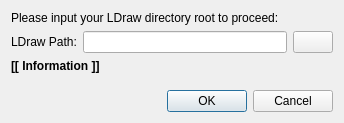
<?xml version="1.0" encoding="UTF-8"?>
<ui version="4.0">
 <class>LDPathUI</class>
 <widget class="QDialog" name="LDPathUI">
  <property name="geometry">
   <rect>
    <x>0</x>
    <y>0</y>
    <width>344</width>
    <height>123</height>
   </rect>
  </property>
  <property name="windowTitle">
   <string>Set LDraw Path</string>
  </property>
  <layout class="QVBoxLayout" name="verticalLayout">
   <item>
    <widget class="QLabel" name="heading">
     <property name="text">
      <string>Please input your LDraw directory root to proceed:</string>
     </property>
    </widget>
   </item>
   <item>
    <layout class="QHBoxLayout" name="horizontalLayout">
     <item>
      <widget class="QLabel" name="label">
       <property name="text">
        <string>LDraw Path:</string>
       </property>
      </widget>
     </item>
     <item>
      <widget class="QLineEdit" name="path"/>
     </item>
     <item>
      <widget class="QPushButton" name="searchButton">
       <property name="text">
        <string/>
       </property>
       <property name="icon">
        <iconset resource="../../ldforge.qrc">
         <normaloff>:/icons/folder.png</normaloff>:/icons/folder.png</iconset>
       </property>
      </widget>
     </item>
    </layout>
   </item>
   <item>
    <widget class="QLabel" name="status">
     <property name="styleSheet">
      <string notr="true">font-weight: bold</string>
     </property>
     <property name="text">
      <string>[[ Information ]]</string>
     </property>
    </widget>
   </item>
   <item>
    <spacer name="verticalSpacer">
     <property name="orientation">
      <enum>Qt::Vertical</enum>
     </property>
     <property name="sizeHint" stdset="0">
      <size>
       <width>20</width>
       <height>40</height>
      </size>
     </property>
    </spacer>
   </item>
   <item>
    <widget class="QDialogButtonBox" name="buttonBox">
     <property name="orientation">
      <enum>Qt::Horizontal</enum>
     </property>
     <property name="standardButtons">
      <set>QDialogButtonBox::Cancel|QDialogButtonBox::Ok</set>
     </property>
    </widget>
   </item>
  </layout>
 </widget>
 <resources>
  <include location="../../ldforge.qrc"/>
 </resources>
 <connections/>
</ui>
